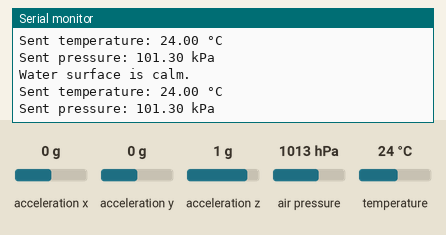
The sketch below on a simulated Arduino Nano 33 BLE. On the bench: the last lines printed to the serial monitor. Inputs (shaded band) come from the test bench; at power-on: air pressure 1013 hPa, temperature 24 °C, acceleration x 0 g, acceleration y 0 g, acceleration z 1 g. Nothing arrives over Bluetooth unless stated; a phone connects over Bluetooth LE 3 s after start.

Above: at 4.8 s.
4.9 s: air pressure set to 952 hPa
At 5.8 s:
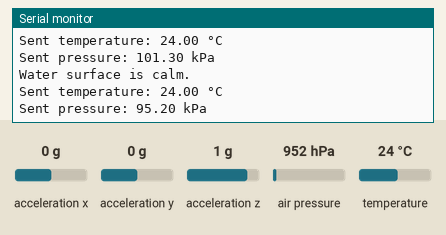
6.5 s: temperature set to 12 °C
At 7.8 s:
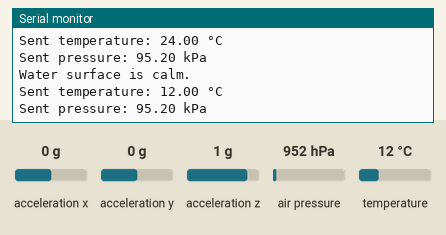
8.1 s: air pressure set to 975 hPa
At 9.9 s:
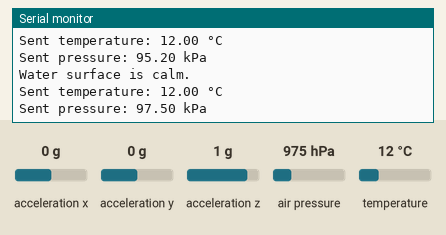
Timing chart, 0 to 11.4 s (numbered marks = the images above; inputs shaded):
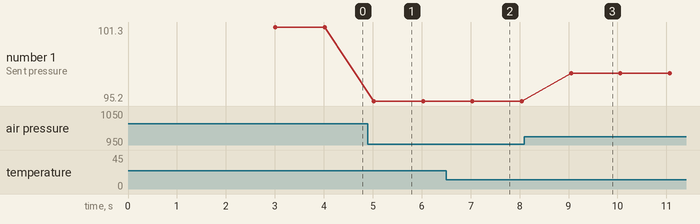

Measured:
- after the input at 4.9 s, the serial monitor: prints a new line after 0.12 s (image 1)
- after the input at 6.5 s, the serial monitor: prints a new line after 0.54 s (image 2)
- after the input at 8.1 s, the serial monitor: prints a new line after 0.95 s (image 3)
- plotted number 1: 101.3 → 95.2 after the input at 4.9 s, 95.2 → 97.5 after the input at 8.1 s

The sketch:

ble_peripheral.ino
```cpp
#include <ArduinoBLE.h>
#include <Arduino_LPS22HB.h>  // Library for the LPS22HB pressure sensor
#include <Arduino_LSM9DS1.h>  // Library for the LSM9DS1 IMU sensor

// Define standard environmental sensing service UUID and characteristics UUIDs
BLEService environmentalService("181A");  // Environmental Sensing Service UUID
BLECharacteristic temperatureCharacteristic("2A6E", BLERead | BLENotify, sizeof(int16_t)); // Temperature characteristic
BLECharacteristic pressureCharacteristic("2A6D", BLERead | BLENotify, sizeof(uint32_t));   // Pressure characteristic
BLECharacteristic waterActivityCharacteristic("2A6F", BLERead | BLENotify, sizeof(uint8_t)); // Water activity characteristic

// Variables for water activity detection
float z_prev = 0.0;   // Previous z-axis acceleration
float threshold = 0.1; // Threshold for detecting activity based on acceleration change
bool is_active = false; // Flag to indicate water surface activity

void setup() {
  Serial.begin(9600);
  while (!Serial);

  // Initialize BLE
  if (!BLE.begin()) {
    Serial.println("Failed to start BLE!");
    while (1);
  }

  // Initialize pressure sensor
  if (!BARO.begin()) {
    Serial.println("Failed to initialize the barometric sensor!");
    while (1);
  }

  // Initialize IMU sensor
  if (!IMU.begin()) {
    Serial.println("Failed to initialize the IMU sensor!");
    while (1);
  }

  // Set device name and add the environmental sensing service
  BLE.setLocalName("EnvSensor");
  BLE.setAdvertisedService(environmentalService);

  // Add characteristics to the service
  environmentalService.addCharacteristic(temperatureCharacteristic);
  environmentalService.addCharacteristic(pressureCharacteristic);
  environmentalService.addCharacteristic(waterActivityCharacteristic);
  BLE.addService(environmentalService);

  // Start BLE advertising
  BLE.advertise();
  Serial.println("BLE peripheral started, waiting for connections...");
}

void loop() {
  // Wait for a central device to connect
  BLEDevice central = BLE.central();

  if (central) {
    Serial.print("Connected to central device: ");
    Serial.println(central.address());

    // Maintain connection while the central device is connected
    while (central.connected()) {
      // Read temperature and pressure from the barometric sensor
      float temperature = BARO.readTemperature(); // Temperature in Celsius
      float pressure = BARO.readPressure();       // Pressure in kPa

      // Convert data to integers for BLE transmission
      int16_t temperatureValue = temperature * 100; // Convert to integer, preserving two decimals
      uint32_t pressureValue = pressure * 100;      // Convert to integer, preserving two decimals

      // Write the values to the BLE characteristics
      temperatureCharacteristic.writeValue(temperatureValue);
      pressureCharacteristic.writeValue(pressureValue);

      // Check for new acceleration data from the IMU
      float x, y, z;
      if (IMU.accelerationAvailable()) {
        IMU.readAcceleration(x, y, z); // Read acceleration data

        // Calculate the change in z-axis acceleration
        float delta_z = abs(z - z_prev);

        // Determine if the activity threshold is exceeded
        if (delta_z > threshold) {
          is_active = true;
        } else {
          is_active = false;
        }

        // Write the water activity status to the BLE characteristic
        uint8_t is_active_value = is_active ? 1 : 0;
        waterActivityCharacteristic.writeValue(is_active_value);

        // Output water activity status to the Serial Monitor
        if (is_active) {
          Serial.println("Water surface is active.");
        } else {
          Serial.println("Water surface is calm.");
        }

        // Update the previous z-axis acceleration value
        z_prev = z;
      }

      // Output temperature and pressure to the Serial Monitor
      Serial.print("Sent temperature: ");
      Serial.print(temperature);
      Serial.println(" °C");

      Serial.print("Sent pressure: ");
      Serial.print(pressure);
      Serial.println(" kPa");

      // Keep the BLE connection alive
      BLE.poll();

      // Delay to update data once per second
      delay(1000);
    }

    // Central device disconnected
    Serial.println("Central device disconnected.");
  } else {
    // No connection, add delay to reduce power consumption
    delay(1000);
  }
}
```
